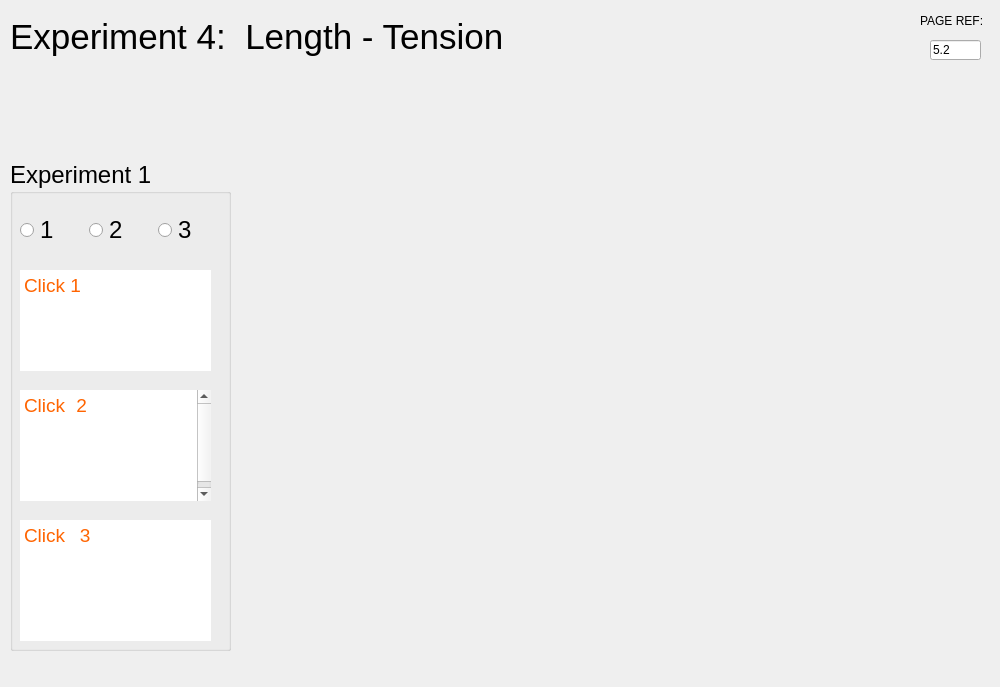
<?xml version="1.0" encoding="UTF-8"?>
<ui version="4.0">
 <class>MainWindow</class>
 <widget class="QMainWindow" name="MainWindow">
  <property name="geometry">
   <rect>
    <x>0</x>
    <y>0</y>
    <width>1000</width>
    <height>687</height>
   </rect>
  </property>
  <property name="windowTitle">
   <string>MainWindow</string>
  </property>
  <property name="autoFillBackground">
   <bool>false</bool>
  </property>
  <widget class="QWidget" name="centralwidget">
   <widget class="QProgressBar" name="progressBar">
    <property name="geometry">
     <rect>
      <x>172</x>
      <y>721</y>
      <width>649</width>
      <height>21</height>
     </rect>
    </property>
    <property name="sizePolicy">
     <sizepolicy hsizetype="Minimum" vsizetype="Fixed">
      <horstretch>0</horstretch>
      <verstretch>0</verstretch>
     </sizepolicy>
    </property>
    <property name="value">
     <number>1</number>
    </property>
    <property name="textVisible">
     <bool>false</bool>
    </property>
   </widget>
   <widget class="QPushButton" name="pushButtonMenu">
    <property name="enabled">
     <bool>true</bool>
    </property>
    <property name="geometry">
     <rect>
      <x>914</x>
      <y>720</y>
      <width>75</width>
      <height>23</height>
     </rect>
    </property>
    <property name="sizePolicy">
     <sizepolicy hsizetype="Maximum" vsizetype="Fixed">
      <horstretch>0</horstretch>
      <verstretch>0</verstretch>
     </sizepolicy>
    </property>
    <property name="minimumSize">
     <size>
      <width>50</width>
      <height>20</height>
     </size>
    </property>
    <property name="text">
     <string>MENU</string>
    </property>
   </widget>
   <widget class="QPushButton" name="pushButtonBack">
    <property name="geometry">
     <rect>
      <x>10</x>
      <y>720</y>
      <width>75</width>
      <height>23</height>
     </rect>
    </property>
    <property name="sizePolicy">
     <sizepolicy hsizetype="Maximum" vsizetype="Fixed">
      <horstretch>0</horstretch>
      <verstretch>0</verstretch>
     </sizepolicy>
    </property>
    <property name="text">
     <string>BACK</string>
    </property>
   </widget>
   <widget class="QPushButton" name="pushButtonNext">
    <property name="geometry">
     <rect>
      <x>91</x>
      <y>720</y>
      <width>75</width>
      <height>23</height>
     </rect>
    </property>
    <property name="sizePolicy">
     <sizepolicy hsizetype="Maximum" vsizetype="Fixed">
      <horstretch>0</horstretch>
      <verstretch>0</verstretch>
     </sizepolicy>
    </property>
    <property name="text">
     <string>NEXT</string>
    </property>
   </widget>
   <widget class="QLabel" name="labelPage">
    <property name="geometry">
     <rect>
      <x>827</x>
      <y>709</y>
      <width>81</width>
      <height>49</height>
     </rect>
    </property>
    <property name="sizePolicy">
     <sizepolicy hsizetype="Maximum" vsizetype="Preferred">
      <horstretch>0</horstretch>
      <verstretch>0</verstretch>
     </sizepolicy>
    </property>
    <property name="font">
     <font>
      <pointsize>11</pointsize>
      <weight>75</weight>
      <bold>true</bold>
     </font>
    </property>
    <property name="styleSheet">
     <string notr="true">color: rgb(255, 255, 255);</string>
    </property>
    <property name="text">
     <string>PAGE 2 / 7</string>
    </property>
   </widget>
   <widget class="QLabel" name="labelPageRef">
    <property name="geometry">
     <rect>
      <x>920</x>
      <y>10</y>
      <width>71</width>
      <height>21</height>
     </rect>
    </property>
    <property name="sizePolicy">
     <sizepolicy hsizetype="Maximum" vsizetype="Preferred">
      <horstretch>0</horstretch>
      <verstretch>0</verstretch>
     </sizepolicy>
    </property>
    <property name="text">
     <string>PAGE REF:</string>
    </property>
   </widget>
   <widget class="QLineEdit" name="lineEdit">
    <property name="geometry">
     <rect>
      <x>930</x>
      <y>40</y>
      <width>51</width>
      <height>20</height>
     </rect>
    </property>
    <property name="sizePolicy">
     <sizepolicy hsizetype="Ignored" vsizetype="Fixed">
      <horstretch>0</horstretch>
      <verstretch>0</verstretch>
     </sizepolicy>
    </property>
    <property name="text">
     <string>5.2</string>
    </property>
    <property name="readOnly">
     <bool>true</bool>
    </property>
   </widget>
   <widget class="QLabel" name="labelCurrentWindow">
    <property name="geometry">
     <rect>
      <x>10</x>
      <y>0</y>
      <width>571</width>
      <height>74</height>
     </rect>
    </property>
    <property name="font">
     <font>
      <pointsize>26</pointsize>
     </font>
    </property>
    <property name="text">
     <string>Experiment 4:  Length - Tension</string>
    </property>
   </widget>
   <widget class="QGroupBox" name="groupBox_3">
    <property name="geometry">
     <rect>
      <x>10</x>
      <y>160</y>
      <width>221</width>
      <height>491</height>
     </rect>
    </property>
    <property name="font">
     <font>
      <pointsize>18</pointsize>
     </font>
    </property>
    <property name="title">
     <string>Experiment 1</string>
    </property>
    <widget class="QTextEdit" name="textEdit">
     <property name="geometry">
      <rect>
       <x>10</x>
       <y>110</y>
       <width>191</width>
       <height>101</height>
      </rect>
     </property>
     <property name="font">
      <font>
       <pointsize>21</pointsize>
      </font>
     </property>
     <property name="frameShape">
      <enum>QFrame::NoFrame</enum>
     </property>
     <property name="html">
      <string>&lt;!DOCTYPE HTML PUBLIC &quot;-//W3C//DTD HTML 4.0//EN&quot; &quot;http://www.w3.org/TR/REC-html40/strict.dtd&quot;&gt;
&lt;html&gt;&lt;head&gt;&lt;meta name=&quot;qrichtext&quot; content=&quot;1&quot; /&gt;&lt;style type=&quot;text/css&quot;&gt;
p, li { white-space: pre-wrap; }
&lt;/style&gt;&lt;/head&gt;&lt;body style=&quot; font-family:'.AppleSystemUIFont'; font-size:21pt; font-weight:400; font-style:normal;&quot;&gt;
&lt;p style=&quot; margin-top:0px; margin-bottom:0px; margin-left:0px; margin-right:0px; -qt-block-indent:0; text-indent:0px;&quot;&gt;&lt;a name=&quot;docs-internal-guid-80f2b555-7fff-b703-4f63-e6c806190c79&quot;&gt;&lt;/a&gt;&lt;span style=&quot; font-family:'Times New Roman'; font-size:14pt; color:#ff6400; background-color:transparent;&quot;&gt;C&lt;/span&gt;&lt;span style=&quot; font-family:'Times New Roman'; font-size:14pt; color:#ff6400; background-color:transparent;&quot;&gt;lick 1&lt;/span&gt;&lt;span style=&quot; font-family:'Times New Roman'; font-size:14pt; color:#ffffff; background-color:transparent;&quot;&gt; to show the record of a tetanus from a muscle at minimum length.&lt;/span&gt;&lt;/p&gt;&lt;/body&gt;&lt;/html&gt;</string>
     </property>
    </widget>
    <widget class="QWidget" name="horizontalLayoutWidget">
     <property name="geometry">
      <rect>
       <x>10</x>
       <y>50</y>
       <width>201</width>
       <height>41</height>
      </rect>
     </property>
     <layout class="QHBoxLayout" name="horizontalLayout">
      <item>
       <widget class="QRadioButton" name="radioButton1">
        <property name="text">
         <string>1</string>
        </property>
       </widget>
      </item>
      <item>
       <widget class="QRadioButton" name="radioButton2">
        <property name="text">
         <string>2</string>
        </property>
       </widget>
      </item>
      <item>
       <widget class="QRadioButton" name="radioButton3">
        <property name="text">
         <string>3</string>
        </property>
       </widget>
      </item>
     </layout>
    </widget>
    <widget class="QTextEdit" name="textEdit_2">
     <property name="geometry">
      <rect>
       <x>10</x>
       <y>230</y>
       <width>191</width>
       <height>111</height>
      </rect>
     </property>
     <property name="font">
      <font>
       <pointsize>21</pointsize>
      </font>
     </property>
     <property name="frameShape">
      <enum>QFrame::NoFrame</enum>
     </property>
     <property name="html">
      <string>&lt;!DOCTYPE HTML PUBLIC &quot;-//W3C//DTD HTML 4.0//EN&quot; &quot;http://www.w3.org/TR/REC-html40/strict.dtd&quot;&gt;
&lt;html&gt;&lt;head&gt;&lt;meta name=&quot;qrichtext&quot; content=&quot;1&quot; /&gt;&lt;style type=&quot;text/css&quot;&gt;
p, li { white-space: pre-wrap; }
&lt;/style&gt;&lt;/head&gt;&lt;body style=&quot; font-family:'.AppleSystemUIFont'; font-size:21pt; font-weight:400; font-style:normal;&quot;&gt;
&lt;p align=&quot;justify&quot; style=&quot; margin-top:0px; margin-bottom:0px; margin-left:0px; margin-right:0px; -qt-block-indent:0; text-indent:0px;&quot;&gt;&lt;a name=&quot;docs-internal-guid-3d1a9bf6-7fff-6e0d-3049-e7953c7d433d&quot;&gt;&lt;/a&gt;&lt;span style=&quot; font-family:'Times New Roman'; font-size:14pt; color:#ff6400; background-color:transparent;&quot;&gt;C&lt;/span&gt;&lt;span style=&quot; font-family:'Times New Roman'; font-size:14pt; color:#ff6400; background-color:transparent;&quot;&gt;lick 2&lt;/span&gt;&lt;span style=&quot; font-family:'Times New Roman'; font-size:14pt; color:#ffffff; background-color:transparent;&quot;&gt; to see the effect of stretching the muscle by 5 mm, then giving it a tetanus.&lt;/span&gt;&lt;/p&gt;&lt;/body&gt;&lt;/html&gt;</string>
     </property>
    </widget>
    <widget class="QTextEdit" name="textEdit_3">
     <property name="geometry">
      <rect>
       <x>10</x>
       <y>360</y>
       <width>191</width>
       <height>121</height>
      </rect>
     </property>
     <property name="font">
      <font>
       <pointsize>21</pointsize>
      </font>
     </property>
     <property name="frameShape">
      <enum>QFrame::NoFrame</enum>
     </property>
     <property name="html">
      <string>&lt;!DOCTYPE HTML PUBLIC &quot;-//W3C//DTD HTML 4.0//EN&quot; &quot;http://www.w3.org/TR/REC-html40/strict.dtd&quot;&gt;
&lt;html&gt;&lt;head&gt;&lt;meta name=&quot;qrichtext&quot; content=&quot;1&quot; /&gt;&lt;style type=&quot;text/css&quot;&gt;
p, li { white-space: pre-wrap; }
&lt;/style&gt;&lt;/head&gt;&lt;body style=&quot; font-family:'.AppleSystemUIFont'; font-size:21pt; font-weight:400; font-style:normal;&quot;&gt;
&lt;p align=&quot;justify&quot; style=&quot; margin-top:0px; margin-bottom:0px; margin-left:0px; margin-right:0px; -qt-block-indent:0; text-indent:0px;&quot;&gt;&lt;a name=&quot;docs-internal-guid-b51019ad-7fff-833c-810a-ecc9ca257880&quot;&gt;&lt;/a&gt;&lt;span style=&quot; font-family:'Times New Roman'; font-size:14pt; color:#ff6400; background-color:transparent;&quot;&gt;C&lt;/span&gt;&lt;span style=&quot; font-family:'Times New Roman'; font-size:14pt; color:#ff6400; background-color:transparent;&quot;&gt;lick 3&lt;/span&gt;&lt;span style=&quot; font-family:'Times New Roman'; font-size:14pt; color:#ffffff; background-color:transparent;&quot;&gt; to see the effect of stretching the muscle by another 4 mm, then giving it a tetanus.&lt;/span&gt;&lt;/p&gt;&lt;/body&gt;&lt;/html&gt;</string>
     </property>
    </widget>
   </widget>
   <widget class="QLabel" name="labelImage">
    <property name="geometry">
     <rect>
      <x>250</x>
      <y>150</y>
      <width>721</width>
      <height>411</height>
     </rect>
    </property>
    <property name="text">
     <string/>
    </property>
    <property name="pixmap">
     <pixmap>../img/exp4/EXP4.1.0.PNG</pixmap>
    </property>
    <property name="scaledContents">
     <bool>true</bool>
    </property>
   </widget>
   <widget class="QLabel" name="labelImage_2">
    <property name="geometry">
     <rect>
      <x>250</x>
      <y>580</y>
      <width>151</width>
      <height>71</height>
     </rect>
    </property>
    <property name="text">
     <string/>
    </property>
    <property name="pixmap">
     <pixmap>../img/exp4/EXP4.1.LEYENDA.png</pixmap>
    </property>
    <property name="scaledContents">
     <bool>true</bool>
    </property>
   </widget>
  </widget>
 </widget>
 <resources>
  <include location="../resources.qrc"/>
 </resources>
 <connections/>
</ui>
